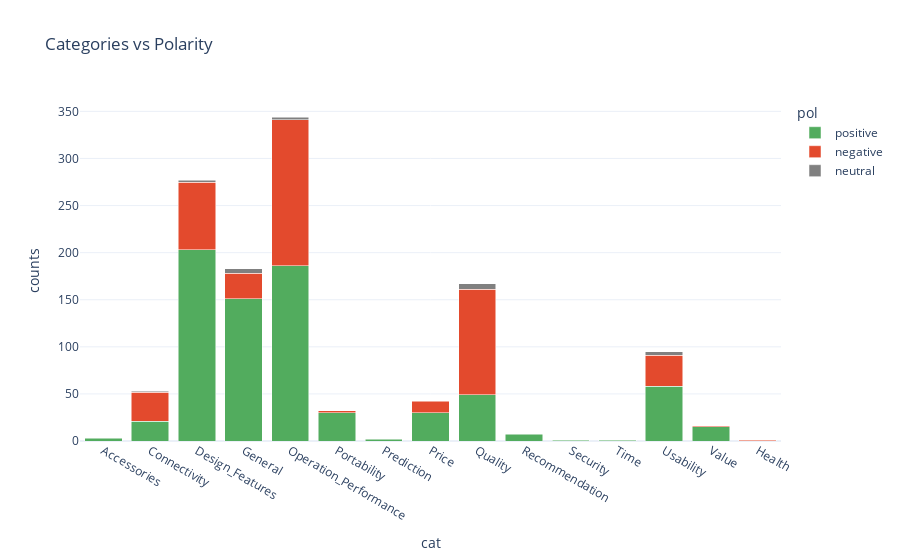

Notebook source saved alongside this figure:
### Code cell
fig = px.bar(
    df_cat,
    x="cat",
    y="counts",
    color="pol",
    barmode="stack",
    color_discrete_map={
        "positive": "#52AC5E",
        "negative": "#e34a2d",
        "neutral": "gray",
    },
    title="Categories vs Polarity",
    template="plotly_white",
)

fig.show()

### Figure 1 — Plotly figure (JSON) as saved in the notebook; plotly's stock layout.template omitted (floating-point values rounded to 4 significant figures)
{"data": [{"alignmentgroup": "True", "hovertemplate": "pol=positive<br>cat=%{x}<br>counts=%{y}<extra></extra>", "legendgroup": "positive", "marker": {"color": "#52AC5E", "pattern": {"shape": ""}}, "name": "positive", "offsetgroup": "positive", "orientation": "v", "showlegend": true, "textposition": "auto", "type": "bar", "x": ["Accessories", "Connectivity", "Design_Features", "General", "Operation_Performance", "Portability", "Prediction", "Price", "Quality", "Recommendation", "Security", "Time", "Usability", "Value"], "xaxis": "x", "y": [3, 21, 203, 151, 186, 30, 2, 30, 49, 7, 1, 1, 58, 15], "yaxis": "y"}, {"alignmentgroup": "True", "hovertemplate": "pol=negative<br>cat=%{x}<br>counts=%{y}<extra></extra>", "legendgroup": "negative", "marker": {"color": "#e34a2d", "pattern": {"shape": ""}}, "name": "negative", "offsetgroup": "negative", "orientation": "v", "showlegend": true, "textposition": "auto", "type": "bar", "x": ["Connectivity", "Design_Features", "General", "Health", "Operation_Performance", "Portability", "Price", "Quality", "Usability", "Value"], "xaxis": "x", "y": [31, 72, 27, 1, 155, 2, 12, 112, 33, 1], "yaxis": "y"}, {"alignmentgroup": "True", "hovertemplate": "pol=neutral<br>cat=%{x}<br>counts=%{y}<extra></extra>", "legendgroup": "neutral", "marker": {"color": "gray", "pattern": {"shape": ""}}, "name": "neutral", "offsetgroup": "neutral", "orientation": "v", "showlegend": true, "textposition": "auto", "type": "bar", "x": ["Connectivity", "Design_Features", "General", "Operation_Performance", "Quality", "Usability"], "xaxis": "x", "y": [1, 2, 5, 3, 6, 4], "yaxis": "y"}], "layout": {"barmode": "stack", "legend": {"title": {"text": "pol"}, "tracegroupgap": 0}, "title": {"text": "Categories vs Polarity"}, "xaxis": {"anchor": "y", "domain": [0, 1], "title": {"text": "cat"}}, "yaxis": {"anchor": "x", "domain": [0, 1], "title": {"text": "counts"}}}}
